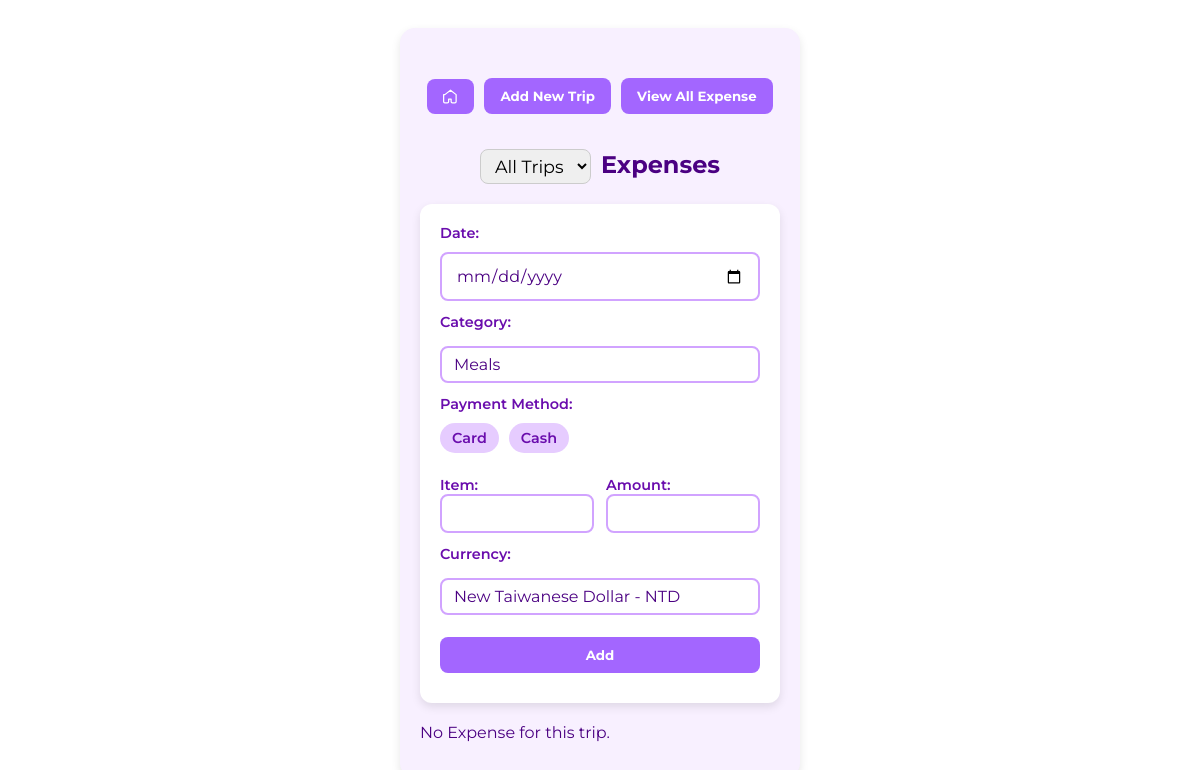
Page /newExpense?trip_id=2 on the earlier database version.
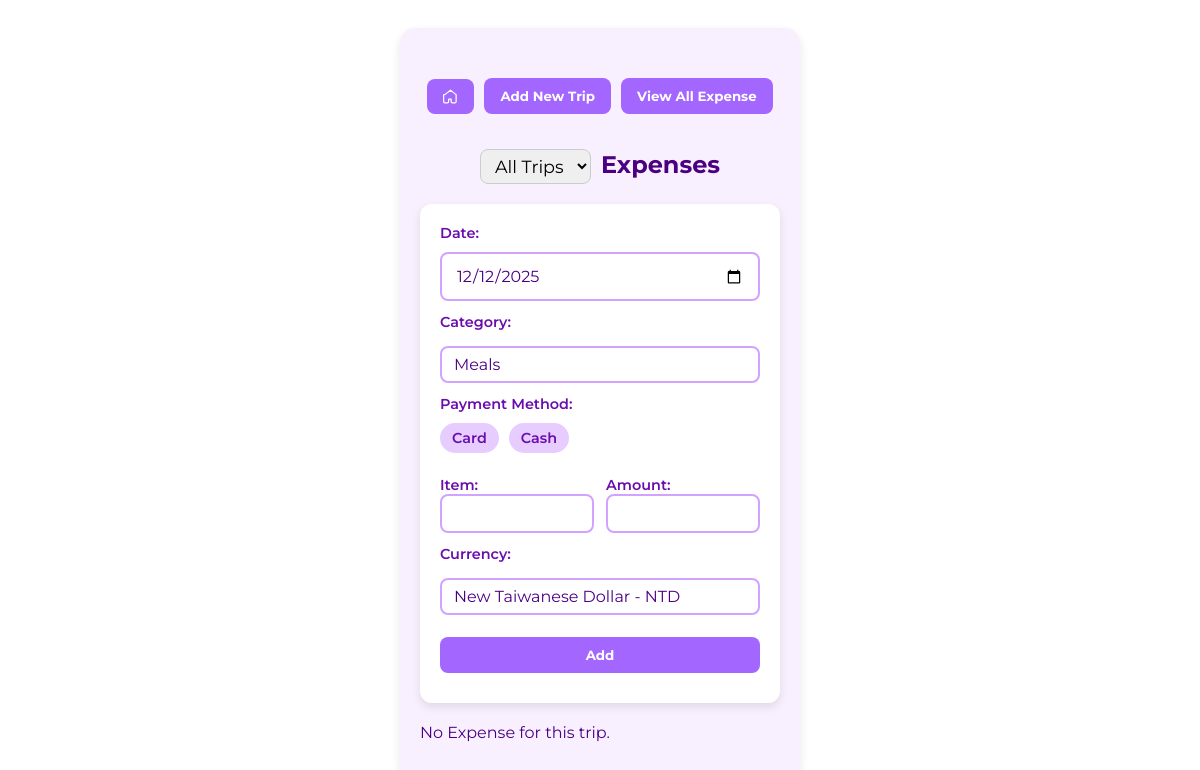
Same page on the later database version.
### tables this page shows
CREATE TABLE trips (
                id INTEGER PRIMARY KEY,
                trip_name TEXT UNIQUE,
                start_date TEXT,
                end_date TEXT
            );

### app.py (the view, shortened to what this page needs)
@app.route('/newExpense', methods=['GET', 'POST'])
def newExpense():
    with sqlite3.connect(DB_FILE) as conn:
        c = conn.cursor()
        errors = False
        trips = []
        row = []
        categories_list = []
        paymentMethods_list = []
        currencies_list = []
        all_expenses = []
        category = ''
        payment_method = ''
        item = ''
        amount_str = ''
        currency = ''
        c.execute('SELECT id, trip_name FROM trips ORDER BY start_date')
        trips = [{'id': r[0], 'trip_name': r[1]} for r in c.fetchall()]
        trip_id = request.args.get('trip_id', type=int)
        if trip_id:
            c.execute('SELECT trip_name, start_date FROM trips WHERE id=?', (trip_id,))
            row = c.fetchone()
            if row:
                trip_name, start_date = row
            else:
                trip_name = start_date = None
            c.execute('SELECT * FROM categories')
            categories_list = c.fetchall()
            c.execute('SELECT * FROM paymentMethods')
            paymentMethods_list = c.fetchall()
            c.execute('SELECT * FROM currencies')
            currencies_list = c.fetchall()
        if trip_id:
            c.execute('''
                SELECT e.id, c.cat_name, e.item, e.amount, cu.code, cu.symbol
                FROM expenses e
                JOIN categories c ON e.category_id = c.id
                JOIN currencies cu ON e.currency_id = cu.id
                WHERE trip_id = ?
                ORDER BY c.order_index
            ''', (trip_id,))
            rows = c.fetchall()
        grouped_expenses = {}
        for e in all_expenses:
            cat = e['category']
            grouped_expenses.setdefault(cat, []).append(e)
    return render_template(
        'newExpense.html',
        grouped_expenses=grouped_expenses,
        row=row,
        trips=trips,
        categories_list=categories_list,
        paymentMethods_list=paymentMethods_list,
        currencies_list=currencies_list,
        entered_category=category,
        entered_paymentMethod=payment_method,
        entered_item=item,
        entered_amount_str=amount_str,
        entered_currency=currency
    )

### templates/newExpense.html (shortened to what the changed rows need)
<!DOCTYPE html>
<html lang="en">
<head>
    <link rel="stylesheet" href="{{ url_for('static', filename='style.css') }}">
</head>
<body>
    <div class="container">
        <form method="POST" class="form-box">
            <label>Date:</label>
            <input type="date" name="purchase_date" class="input-field"
                    value="{{ row[1] or '' }}">
            <label>Category:</label>
            <select name="category" class="input-field">
                {% for category in categories_list %}
                <option value="{{ category[1] }}"
                    {% if category[1] == entered_category|default('') %} selected {% endif %}>
                </option>
                {% endfor %}
            </select>
            <label>Payment Method:</label>
            <div class="payment-methods">
                {% for paymentMethod in paymentMethods_list %}
                <label class="payment-option">
                </label>
                {% endfor %}
            </div>
            <div class="item-amount-group">
                <div class="field">
                </div>
                <div class="field">
                </div>
            </div>
            <label>Currency:</label>
            <select name="currency" class="input-field">
                {% for currency in currencies_list %}
                <option name="currency" value="{{ currency[1] }}"
                    {% if currency[1] == entered_currency|default('') %} selected {% endif %}>
                </option>
                {% endfor %}
            </select>
            <button type="submit" class="btn btn-submit">Add</button>
        </form>
    </div>
</body>
</html>

Differences in the rows shown:
added trips: purchase_date "12/12/2025"
